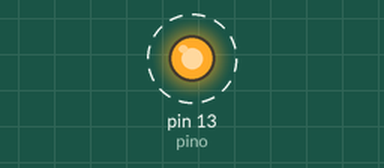
Simulated run of this sketch. Board: Arduino Uno, built with avr-gcc and run on an emulated ATmega328P. Parts: output pins drawn as LEDs (lit = HIGH). Dashed ring = blinking.

Above: at 0.5 s.
Timing chart, 0 to 4.6 s (numbered marks = the images above):
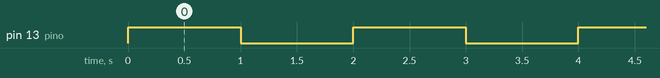

The sketch:

aula3-2.ino
```cpp
int pino = 13;

void setup()
{
  pinMode(pino, OUTPUT);
}

void loop()
{
  digitalWrite(pino, HIGH);
  delay(1000); // Wait for 1000 millisecond(s)
  digitalWrite(pino, LOW);
  delay(1000); // Wait for 1000 millisecond(s)
}
```

Measured:
- by itself, pin 13 (pino): alternates HIGH for 1.0 s and LOW for 1.0 s
